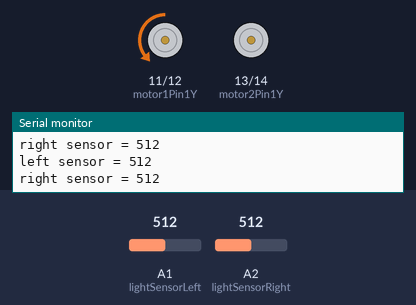
This sketch was run on a simulated Arduino Uno, built with avr-gcc and run on an emulated ATmega328P. On the bench: motor-driver pin pairs drawn as motors (green arrow = first pin HIGH = forward, orange = second pin HIGH = backward, longer = more drive, scaled by the enable pin), the last lines printed to the serial monitor. The inputs (shaded band) are chosen by the test bench; at power-on: A1 (lightSensorLeft) = 512, A2 (lightSensorRight) = 512.

Above: at 1.2 s.
1.3 s: A1 (lightSensorLeft) set to 583
At 2.0 s:
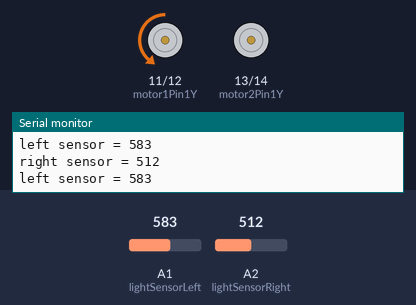
4.3 s: A1 (lightSensorLeft) set to 617
At 5.5 s:
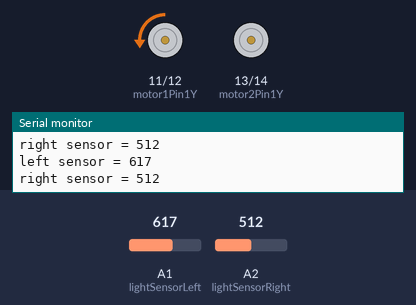
5.8 s: A2 (lightSensorRight) set to 592
7.3 s: A2 (lightSensorRight) set to 612
At 7.9 s:
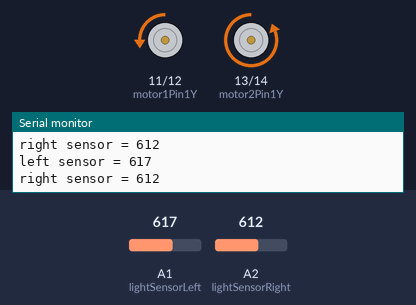
8.8 s: A1 (lightSensorLeft) set to 1023
At 9.1 s:
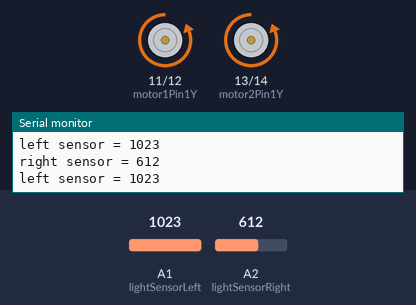
10.3 s: A2 (lightSensorRight) set to 0
At 11.3 s:
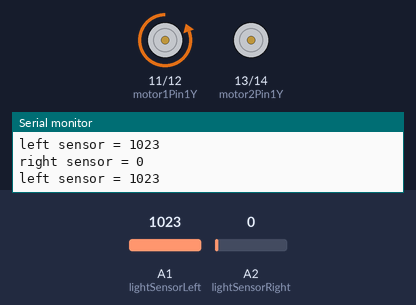
Timing chart, 0 to 12.8 s (numbered marks = the images above; inputs shaded):
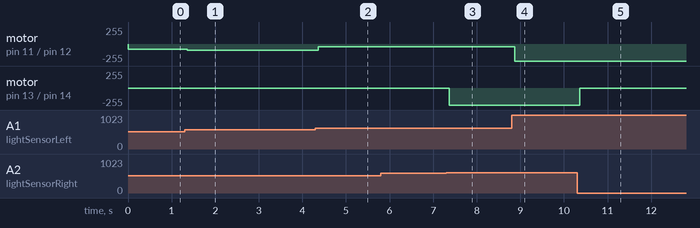

Measured:
- the behaviour switches between 599 and 600 on A1 (lightSensorLeft) (found by bisection; images 1 and 2)
- the behaviour switches between 599 and 600 on A2 (lightSensorRight) (found by bisection; images 2 and 3)
- after the input at 1.3 s, motor on pin 11 (motor1Pin1Y) / pin 12 (motor1Pin2Y): backward 82/255 → backward 96/255 after 0.06 s
- after the input at 4.3 s, motor on pin 11 (motor1Pin1Y) / pin 12 (motor1Pin2Y): backward 96/255 → backward 43/255 after 0.06 s
- after the input at 7.3 s, motor on pin 13 (motor2Pin1Y) / pin 14 (motor2Pin2Y): stopped → backward 255/255 after 0.07 s
- after the input at 8.8 s, motor on pin 11 (motor1Pin1Y) / pin 12 (motor1Pin2Y): backward 43/255 → backward 255/255 after 0.07 s
- after the input at 10.3 s, motor on pin 13 (motor2Pin1Y) / pin 14 (motor2Pin2Y): backward 255/255 → stopped after 0.06 s

The sketch:

vehicleCode.ino
```cpp
//Setting up global variables.
//Defining left motor pins
const int motor1PinPWM = 3;
const int motor1Pin1Y = 11;
const int motor1Pin2Y = 12;
//Defining right motor pins
const int motor2PinPWM = 4;
const int motor2Pin1Y = 13;
const int motor2Pin2Y = 14;
//Defining light sensor pins
const int lightSensorLeft = A1;
const int lightSensorRight = A2;
//Setting up variables for AnalogRead
int leftSensorValue;
int rightSensorValue;
//Setting up variables for motors speeds
int leftMotorSpeed = 0;
int rightMotorSpeed = 0;

void setup() {
  Serial.begin(9600);
  //setting up output pins.
  pinMode(motor1PinPWM, OUTPUT);
  pinMode(motor1Pin1Y, OUTPUT);
  pinMode(motor1Pin2Y, OUTPUT);
  pinMode(motor2PinPWM, OUTPUT);
  pinMode(motor2Pin1Y, OUTPUT);
  pinMode(motor2Pin2Y, OUTPUT);
  driveStop(); //stopping motors during setup
  enableMotors(); //enabling motos
}

void loop() {
  getSensorValues();
  setMotorSpeed();
  runsMotorsForward();
}

/*this method, as the name predicts, uses the method analogRead to get
sensor values and assigns them to global variables.*/
void getSensorValues()
{
  //getting sensor values and assigning to variables
  leftSensorValue = analogRead(lightSensorLeft);
  rightSensorValue = analogRead(lightSensorRight);
  //for testing purposes
  Serial.print("left sensor = ");
  Serial.println(leftSensorValue);
  Serial.print("right sensor = ");
  Serial.println(rightSensorValue);
  delay(10);
}

/*this is needed for setup in order for the wheels to not turn*/
void driveStop()
{
  digitalWrite(motor1Pin1Y, LOW); //stop left
  digitalWrite(motor1Pin2Y, LOW);
  digitalWrite(motor2Pin1Y, LOW); //stop right
  digitalWrite(motor2Pin2Y, LOW);
}

/*setting up motors*/
void enableMotors()
{
  digitalWrite(motor1PinPWM, HIGH); //enable left wheel driver
  digitalWrite(motor2PinPWM, HIGH); //enable right wheel driver
}

/*This method will work so that when there's very little/no light
the motors will run slow and when there's a lot of light (high value reading)
the motors will speed up*/
void setMotorSpeed()
{
  if(leftSensorValue < 600) //then light's minimal
  {
    leftMotorSpeed = map(leftSensorValue, 100, 600, 0, 100);
  }
  else //light reading's high (up to 1023)
  {
    leftMotorSpeed = map(leftSensorValue, 600, 1023, 300, 255);
  }

  if(rightSensorValue < 600) //then light's minimal
  {
    rightMotorSpeed = map(rightSensorValue, 100, 600, 0, 100);
  }
  else //light reading's high (up to 1023)
  {
    rightMotorSpeed = map(rightSensorValue, 600, 1023, 300, 255);
  }

  leftMotorSpeed = constrain(leftMotorSpeed, 0, 300);
  rightMotorSpeed = constrain(rightMotorSpeed, 0, 300);
}

/*this method is the last to be called and uses the speeds defined on the
setMotorSpeed method.*/
void runsMotorsForward()
{
  digitalWrite(motor1Pin1Y, LOW); // left wheel forward
  digitalWrite(motor1Pin2Y, HIGH);
  digitalWrite(motor2Pin1Y, LOW); // right wheel forward
  digitalWrite(motor2Pin2Y, HIGH);

  analogWrite(motor1PinPWM, leftMotorSpeed);
  analogWrite(motor2PinPWM, rightMotorSpeed);
}
```
